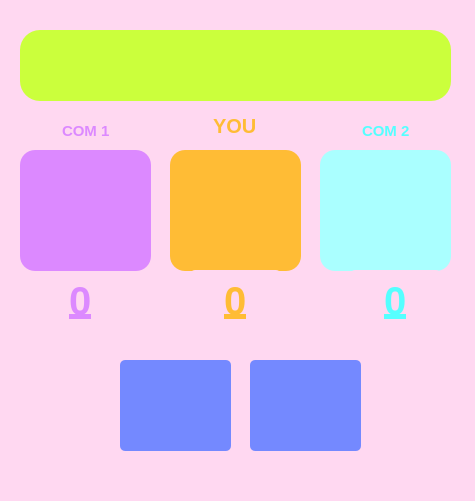
<?xml version="1.0" encoding="UTF-8"?>
<ui version="4.0">
 <class>MainWindow</class>
 <widget class="QMainWindow" name="MainWindow">
  <property name="geometry">
   <rect>
    <x>0</x>
    <y>0</y>
    <width>475</width>
    <height>501</height>
   </rect>
  </property>
  <property name="sizePolicy">
   <sizepolicy hsizetype="Fixed" vsizetype="Fixed">
    <horstretch>0</horstretch>
    <verstretch>0</verstretch>
   </sizepolicy>
  </property>
  <property name="windowTitle">
   <string>Palam Pulum Plish</string>
  </property>
  <property name="styleSheet">
   <string notr="true">background-color: rgb(255, 216, 241);</string>
  </property>
  <widget class="QWidget" name="centralwidget">
   <widget class="QPushButton" name="back">
    <property name="geometry">
     <rect>
      <x>120</x>
      <y>360</y>
      <width>111</width>
      <height>91</height>
     </rect>
    </property>
    <property name="font">
     <font>
      <family>Segoe UI</family>
      <pointsize>25</pointsize>
     </font>
    </property>
    <property name="styleSheet">
     <string notr="true">background-color: rgb(116, 137, 255);
border-top-right-radius: 5px;
border-top-left-radius: 5px;
border-bottom-right-radius: 5px;
border-bottom-left-radius: 5px;</string>
    </property>
    <property name="text">
     <string/>
    </property>
   </widget>
   <widget class="QPushButton" name="front">
    <property name="geometry">
     <rect>
      <x>250</x>
      <y>360</y>
      <width>111</width>
      <height>91</height>
     </rect>
    </property>
    <property name="font">
     <font>
      <family>Segoe UI</family>
      <pointsize>25</pointsize>
     </font>
    </property>
    <property name="styleSheet">
     <string notr="true">background-color: rgb(116, 137, 255);
border-top-right-radius: 5px;
border-top-left-radius: 5px;
border-bottom-right-radius: 5px;
border-bottom-left-radius: 5px;</string>
    </property>
    <property name="text">
     <string/>
    </property>
   </widget>
   <widget class="QLineEdit" name="player">
    <property name="geometry">
     <rect>
      <x>170</x>
      <y>150</y>
      <width>131</width>
      <height>121</height>
     </rect>
    </property>
    <property name="font">
     <font>
      <family>Segoe UI</family>
      <pointsize>60</pointsize>
      <bold>false</bold>
     </font>
    </property>
    <property name="styleSheet">
     <string notr="true">background-color: rgb(255, 188, 53);
border-top-right-radius: 15px;
border-top-left-radius: 15px;
border-bottom-right-radius: 15px;
border-bottom-left-radius: 15px;</string>
    </property>
    <property name="text">
     <string/>
    </property>
    <property name="maxLength">
     <number>2</number>
    </property>
    <property name="alignment">
     <set>Qt::AlignmentFlag::AlignCenter</set>
    </property>
   </widget>
   <widget class="QLineEdit" name="computer2">
    <property name="geometry">
     <rect>
      <x>320</x>
      <y>150</y>
      <width>131</width>
      <height>121</height>
     </rect>
    </property>
    <property name="font">
     <font>
      <family>Segoe UI</family>
      <pointsize>60</pointsize>
     </font>
    </property>
    <property name="styleSheet">
     <string notr="true">background-color: rgb(170, 255, 255);
border-top-right-radius: 15px;
border-top-left-radius: 15px;
border-bottom-right-radius: 15px;
border-bottom-left-radius: 15px;</string>
    </property>
    <property name="text">
     <string/>
    </property>
    <property name="maxLength">
     <number>2</number>
    </property>
    <property name="alignment">
     <set>Qt::AlignmentFlag::AlignCenter</set>
    </property>
   </widget>
   <widget class="QLineEdit" name="computer1">
    <property name="geometry">
     <rect>
      <x>20</x>
      <y>150</y>
      <width>131</width>
      <height>121</height>
     </rect>
    </property>
    <property name="font">
     <font>
      <family>Segoe UI</family>
      <pointsize>60</pointsize>
     </font>
    </property>
    <property name="styleSheet">
     <string notr="true">background-color: rgb(220, 137, 255);
border-top-right-radius: 15px;
border-top-left-radius: 15px;
border-bottom-right-radius: 15px;
border-bottom-left-radius: 15px;</string>
    </property>
    <property name="text">
     <string/>
    </property>
    <property name="maxLength">
     <number>2</number>
    </property>
    <property name="alignment">
     <set>Qt::AlignmentFlag::AlignHCenter|Qt::AlignmentFlag::AlignTop</set>
    </property>
   </widget>
   <widget class="QLineEdit" name="player_score">
    <property name="geometry">
     <rect>
      <x>190</x>
      <y>270</y>
      <width>91</width>
      <height>61</height>
     </rect>
    </property>
    <property name="font">
     <font>
      <family>Segoe UI</family>
      <pointsize>30</pointsize>
      <bold>true</bold>
      <underline>true</underline>
     </font>
    </property>
    <property name="styleSheet">
     <string notr="true">color: rgb(255, 188, 53);
border-top-right-radius: 5px;
border-top-left-radius: 5px;
border-bottom-right-radius: 5px;
border-bottom-left-radius: 5px;</string>
    </property>
    <property name="text">
     <string>0</string>
    </property>
    <property name="maxLength">
     <number>1</number>
    </property>
    <property name="alignment">
     <set>Qt::AlignmentFlag::AlignCenter</set>
    </property>
   </widget>
   <widget class="QLineEdit" name="scoreC2">
    <property name="geometry">
     <rect>
      <x>350</x>
      <y>270</y>
      <width>91</width>
      <height>61</height>
     </rect>
    </property>
    <property name="font">
     <font>
      <family>Segoe UI</family>
      <pointsize>30</pointsize>
      <bold>true</bold>
      <underline>true</underline>
     </font>
    </property>
    <property name="styleSheet">
     <string notr="true">color: rgb(85, 255, 255);
border-top-right-radius: 5px;
border-top-left-radius: 5px;
border-bottom-right-radius: 5px;
border-bottom-left-radius: 5px;</string>
    </property>
    <property name="inputMask">
     <string/>
    </property>
    <property name="text">
     <string>0</string>
    </property>
    <property name="maxLength">
     <number>1</number>
    </property>
    <property name="alignment">
     <set>Qt::AlignmentFlag::AlignCenter</set>
    </property>
   </widget>
   <widget class="QLineEdit" name="win">
    <property name="geometry">
     <rect>
      <x>20</x>
      <y>30</y>
      <width>431</width>
      <height>71</height>
     </rect>
    </property>
    <property name="font">
     <font>
      <family>Segoe UI</family>
      <pointsize>13</pointsize>
      <bold>true</bold>
     </font>
    </property>
    <property name="styleSheet">
     <string notr="true">background-color: rgb(203, 255, 60);
border-top-right-radius: 20px;
border-top-left-radius: 20px;
border-bottom-right-radius: 20px;
border-bottom-left-radius: 20px;</string>
    </property>
    <property name="text">
     <string/>
    </property>
    <property name="maxLength">
     <number>15</number>
    </property>
    <property name="alignment">
     <set>Qt::AlignmentFlag::AlignCenter</set>
    </property>
   </widget>
   <widget class="QLineEdit" name="scoreC1">
    <property name="geometry">
     <rect>
      <x>50</x>
      <y>280</y>
      <width>61</width>
      <height>41</height>
     </rect>
    </property>
    <property name="font">
     <font>
      <family>Segoe UI</family>
      <pointsize>30</pointsize>
      <bold>true</bold>
      <underline>true</underline>
     </font>
    </property>
    <property name="styleSheet">
     <string notr="true">color: rgb(220, 137, 255);
border-top-right-radius: 5px;
border-top-left-radius: 5px;
border-bottom-right-radius: 5px;
border-bottom-left-radius: 5px;</string>
    </property>
    <property name="inputMask">
     <string/>
    </property>
    <property name="text">
     <string>0</string>
    </property>
    <property name="maxLength">
     <number>1</number>
    </property>
    <property name="alignment">
     <set>Qt::AlignmentFlag::AlignCenter</set>
    </property>
   </widget>
   <widget class="QLineEdit" name="name1">
    <property name="geometry">
     <rect>
      <x>30</x>
      <y>120</y>
      <width>113</width>
      <height>21</height>
     </rect>
    </property>
    <property name="font">
     <font>
      <pointsize>11</pointsize>
      <bold>true</bold>
     </font>
    </property>
    <property name="styleSheet">
     <string notr="true">color: rgb(220, 137, 255);
border-top-right-radius: 5px;
border-top-left-radius: 5px;
border-bottom-right-radius: 5px;
border-bottom-left-radius: 5px;</string>
    </property>
    <property name="text">
     <string>COM 1</string>
    </property>
    <property name="alignment">
     <set>Qt::AlignmentFlag::AlignCenter</set>
    </property>
   </widget>
   <widget class="QLineEdit" name="name2">
    <property name="geometry">
     <rect>
      <x>330</x>
      <y>120</y>
      <width>113</width>
      <height>21</height>
     </rect>
    </property>
    <property name="font">
     <font>
      <pointsize>11</pointsize>
      <bold>true</bold>
     </font>
    </property>
    <property name="styleSheet">
     <string notr="true">color: rgb(85, 255, 255);
border-top-right-radius: 5px;
border-top-left-radius: 5px;
border-bottom-right-radius: 5px;
border-bottom-left-radius: 5px;</string>
    </property>
    <property name="text">
     <string>COM 2</string>
    </property>
    <property name="alignment">
     <set>Qt::AlignmentFlag::AlignCenter</set>
    </property>
   </widget>
   <widget class="QLineEdit" name="name">
    <property name="geometry">
     <rect>
      <x>200</x>
      <y>110</y>
      <width>71</width>
      <height>31</height>
     </rect>
    </property>
    <property name="font">
     <font>
      <pointsize>15</pointsize>
      <bold>true</bold>
     </font>
    </property>
    <property name="styleSheet">
     <string notr="true">color: rgb(255, 188, 53);
border-top-right-radius: 5px;
border-top-left-radius: 5px;
border-bottom-right-radius: 5px;
border-bottom-left-radius: 5px;</string>
    </property>
    <property name="text">
     <string>YOU</string>
    </property>
    <property name="alignment">
     <set>Qt::AlignmentFlag::AlignCenter</set>
    </property>
   </widget>
  </widget>
  <widget class="QMenuBar" name="menubar">
   <property name="geometry">
    <rect>
     <x>0</x>
     <y>0</y>
     <width>475</width>
     <height>22</height>
    </rect>
   </property>
  </widget>
  <widget class="QStatusBar" name="statusbar"/>
 </widget>
 <resources/>
 <connections/>
</ui>
